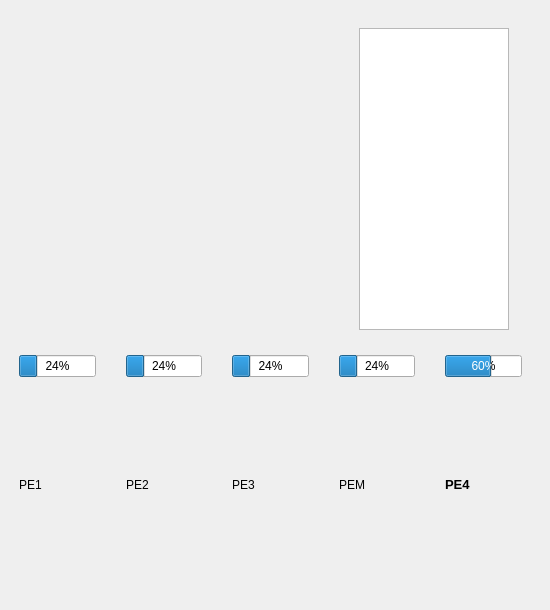
            <widget class="QWidget" name="monitor_year_page">
             <widget class="QFrame" name="frame_21">
              <property name="geometry">
               <rect>
                <x>0</x>
                <y>0</y>
                <width>541</width>
                <height>601</height>
               </rect>
              </property>
              <property name="frameShape">
               <enum>QFrame::NoFrame</enum>
              </property>
              <layout class="QVBoxLayout" name="verticalLayout_18">
               <property name="spacing">
                <number>0</number>
               </property>
               <property name="leftMargin">
                <number>10</number>
               </property>
               <property name="topMargin">
                <number>10</number>
               </property>
               <property name="rightMargin">
                <number>10</number>
               </property>
               <property name="bottomMargin">
                <number>10</number>
               </property>
               <item>
                <widget class="QFrame" name="frame_24">
                 <property name="frameShape">
                  <enum>QFrame::NoFrame</enum>
                 </property>
                 <layout class="QVBoxLayout" name="verticalLayout_19">
                  <item>
                   <widget class="QFrame" name="frame_25">
                    <property name="minimumSize">
                     <size>
                      <width>499</width>
                      <height>320</height>
                     </size>
                    </property>
                    <property name="maximumSize">
                     <size>
                      <width>499</width>
                      <height>320</height>
                     </size>
                    </property>
                    <property name="frameShape">
                     <enum>QFrame::NoFrame</enum>
                    </property>
                    <layout class="QHBoxLayout" name="horizontalLayout_20">
                     <item>
                      <widget class="QWidget" name="total_kpi" native="true">
                       <property name="minimumSize">
                        <size>
                         <width>0</width>
                         <height>300</height>
                        </size>
                       </property>
                       <property name="maximumSize">
                        <size>
                         <width>16777215</width>
                         <height>300</height>
                        </size>
                       </property>
                      </widget>
                     </item>
                     <item>
                      <widget class="QTableView" name="KPI_table">
                       <property name="sizePolicy">
                        <sizepolicy hsizetype="Minimum" vsizetype="Minimum">
                         <horstretch>0</horstretch>
                         <verstretch>0</verstretch>
                        </sizepolicy>
                       </property>
                       <property name="maximumSize">
                        <size>
                         <width>150</width>
                         <height>16777215</height>
                        </size>
                       </property>
                      </widget>
                     </item>
                    </layout>
                   </widget>
                  </item>
                  <item>
                   <widget class="QWidget" name="group_kpi" native="true">
                    <layout class="QHBoxLayout" name="horizontalLayout_22">
                     <property name="spacing">
                      <number>30</number>
                     </property>
                     <property name="leftMargin">
                      <number>0</number>
                     </property>
                     <property name="topMargin">
                      <number>0</number>
                     </property>
                     <property name="rightMargin">
                      <number>0</number>
                     </property>
                     <property name="bottomMargin">
                      <number>0</number>
                     </property>
                     <item>
                      <widget class="QFrame" name="frame_27">
                       <layout class="QVBoxLayout" name="verticalLayout_20">
                        <property name="spacing">
                         <number>10</number>
                        </property>
                        <property name="leftMargin">
                         <number>0</number>
                        </property>
                        <property name="topMargin">
                         <number>10</number>
                        </property>
                        <property name="rightMargin">
                         <number>0</number>
                        </property>
                        <property name="bottomMargin">
                         <number>0</number>
                        </property>
                        <item>
                         <widget class="QProgressBar" name="PE1_KPI">
                          <property name="minimumSize">
                           <size>
                            <width>70</width>
                            <height>0</height>
                           </size>
                          </property>
                          <property name="layoutDirection">
                           <enum>Qt::LeftToRight</enum>
                          </property>
                          <property name="value">
                           <number>24</number>
                          </property>
                          <property name="textDirection">
                           <enum>QProgressBar::TopToBottom</enum>
                          </property>
                         </widget>
                        </item>
                        <item>
                         <widget class="QLabel" name="label_29">
                          <property name="maximumSize">
                           <size>
                            <width>16777215</width>
                            <height>16777215</height>
                           </size>
                          </property>
                          <property name="text">
                           <string>PE1</string>
                          </property>
                         </widget>
                        </item>
                       </layout>
                      </widget>
                     </item>
                     <item>
                      <widget class="QFrame" name="frame_5">
                       <layout class="QVBoxLayout" name="verticalLayout_21">
                        <property name="spacing">
                         <number>10</number>
                        </property>
                        <property name="leftMargin">
                         <number>0</number>
                        </property>
                        <property name="topMargin">
                         <number>10</number>
                        </property>
                        <property name="rightMargin">
                         <number>0</number>
                        </property>
                        <property name="bottomMargin">
                         <number>0</number>
                        </property>
                        <item>
                         <widget class="QProgressBar" name="PE2_KPI">
                          <property name="minimumSize">
                           <size>
                            <width>70</width>
                            <height>0</height>
                           </size>
                          </property>
                          <property name="value">
                           <number>24</number>
                          </property>
                         </widget>
                        </item>
                        <item>
                         <widget class="QLabel" name="label_30">
                          <property name="text">
                           <string>PE2</string>
                          </property>
                         </widget>
                        </item>
                       </layout>
                      </widget>
                     </item>
                     <item>
                      <widget class="QFrame" name="frame_2">
                       <layout class="QVBoxLayout" name="verticalLayout_22">
                        <property name="spacing">
                         <number>10</number>
                        </property>
                        <property name="leftMargin">
                         <number>0</number>
                        </property>
                        <property name="topMargin">
                         <number>10</number>
                        </property>
                        <property name="rightMargin">
                         <number>0</number>
                        </property>
                        <property name="bottomMargin">
                         <number>0</number>
                        </property>
                        <item>
                         <widget class="QProgressBar" name="PE3_KPI">
                          <property name="minimumSize">
                           <size>
                            <width>70</width>
                            <height>0</height>
                           </size>
                          </property>
                          <property name="value">
                           <number>24</number>
                          </property>
                          <property name="invertedAppearance">
                           <bool>false</bool>
                          </property>
                         </widget>
                        </item>
                        <item>
                         <widget class="QLabel" name="label_31">
                          <property name="text">
                           <string>PE3</string>
                          </property>
                         </widget>
                        </item>
                       </layout>
                      </widget>
                     </item>
                     <item>
                      <widget class="QFrame" name="frame_3">
                       <layout class="QVBoxLayout" name="verticalLayout_23">
                        <property name="spacing">
                         <number>10</number>
                        </property>
                        <property name="leftMargin">
                         <number>0</number>
                        </property>
                        <property name="topMargin">
                         <number>10</number>
                        </property>
                        <property name="rightMargin">
                         <number>0</number>
                        </property>
                        <property name="bottomMargin">
                         <number>0</number>
                        </property>
                        <item>
                         <widget class="QProgressBar" name="PEM_KPI">
                          <property name="minimumSize">
                           <size>
                            <width>70</width>
                            <height>0</height>
                           </size>
                          </property>
                          <property name="value">
                           <number>24</number>
                          </property>
                         </widget>
                        </item>
                        <item>
                         <widget class="QLabel" name="label_32">
                          <property name="text">
                           <string>PEM</string>
                          </property>
                         </widget>
                        </item>
                       </layout>
                      </widget>
                     </item>
                     <item>
                      <widget class="QFrame" name="frame_4">
                       <layout class="QVBoxLayout" name="verticalLayout_24">
                        <property name="spacing">
                         <number>10</number>
                        </property>
                        <property name="leftMargin">
                         <number>0</number>
                        </property>
                        <property name="topMargin">
                         <number>10</number>
                        </property>
                        <property name="rightMargin">
                         <number>0</number>
                        </property>
                        <property name="bottomMargin">
                         <number>0</number>
                        </property>
                        <item>
                         <widget class="QProgressBar" name="PE4_KPI">
                          <property name="minimumSize">
                           <size>
                            <width>70</width>
                            <height>0</height>
                           </size>
                          </property>
                          <property name="value">
                           <number>60</number>
                          </property>
                         </widget>
                        </item>
                        <item>
                         <widget class="QLabel" name="label_33">
                          <property name="font">
                           <font>
                            <pointsize>10</pointsize>
                            <weight>75</weight>
                            <bold>true</bold>
                           </font>
                          </property>
                          <property name="text">
                           <string>PE4</string>
                          </property>
                         </widget>
                        </item>
                       </layout>
                      </widget>
                     </item>
                    </layout>
                   </widget>
                  </item>
                 </layout>
                </widget>
               </item>
              </layout>
             </widget>
            </widget>
